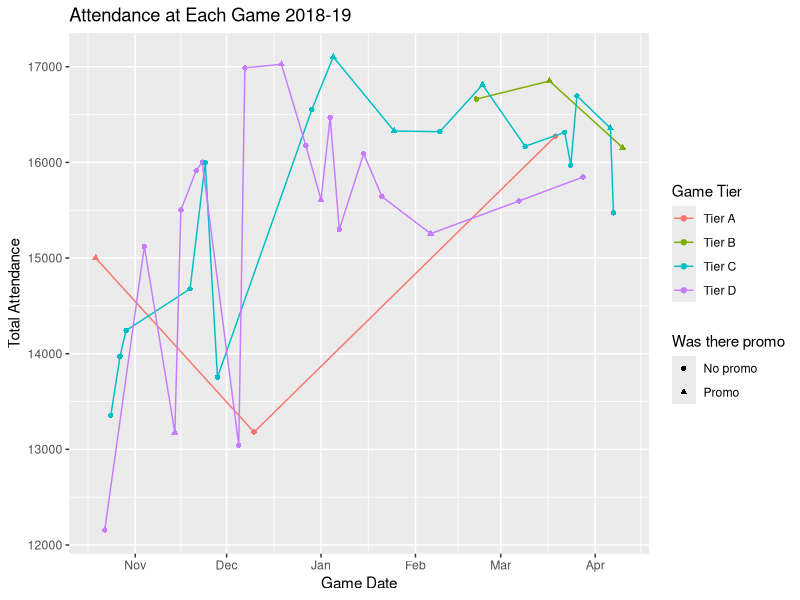
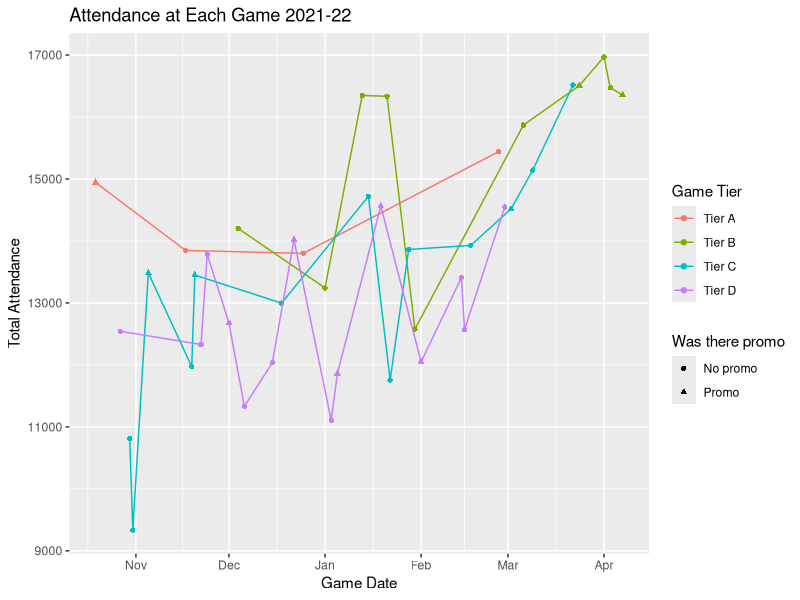
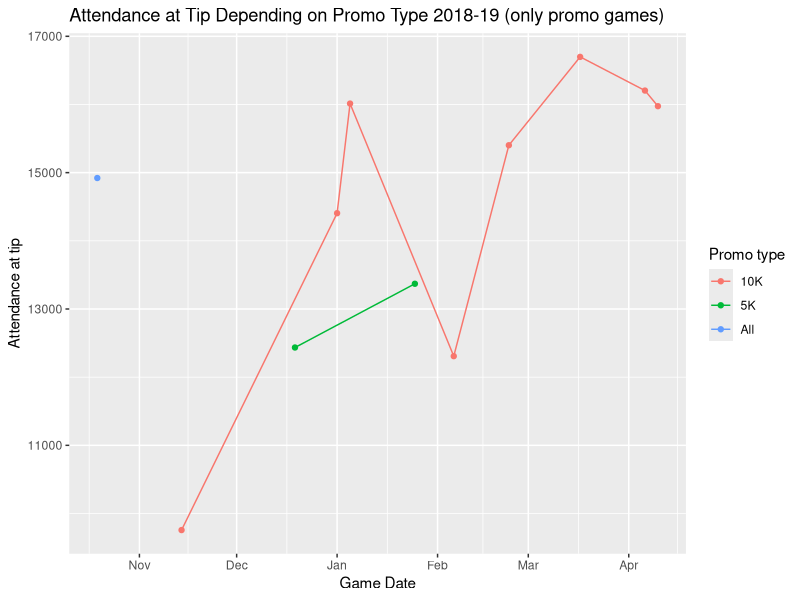
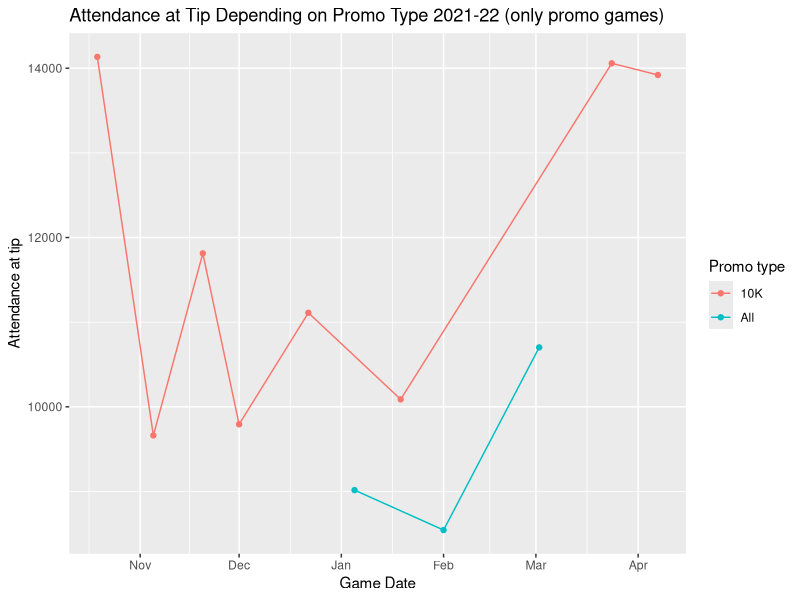
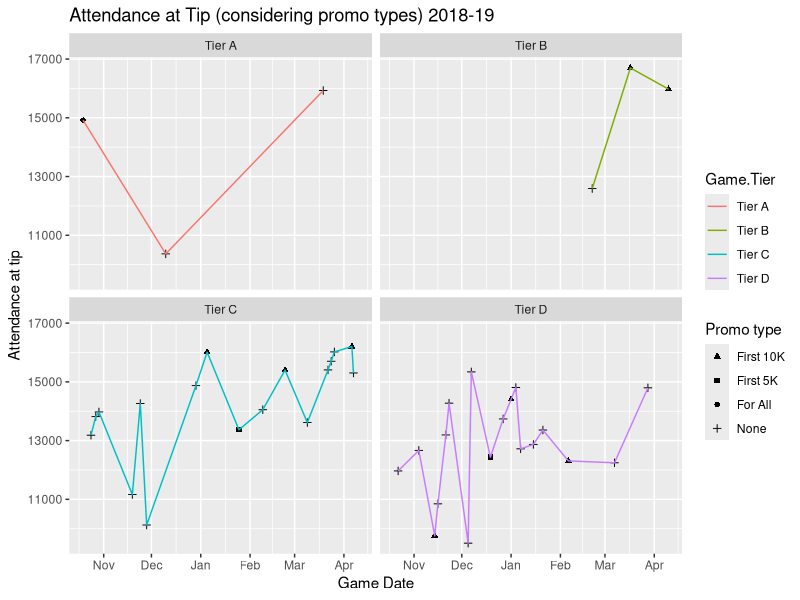
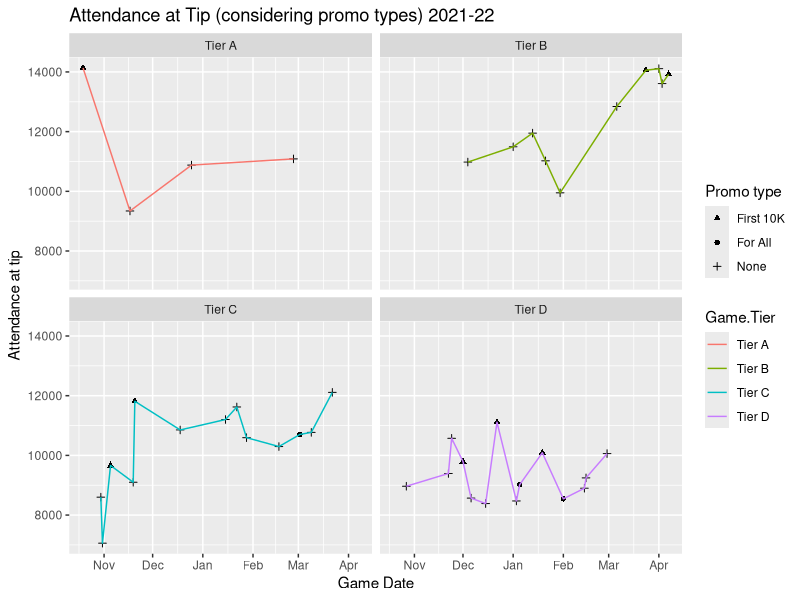
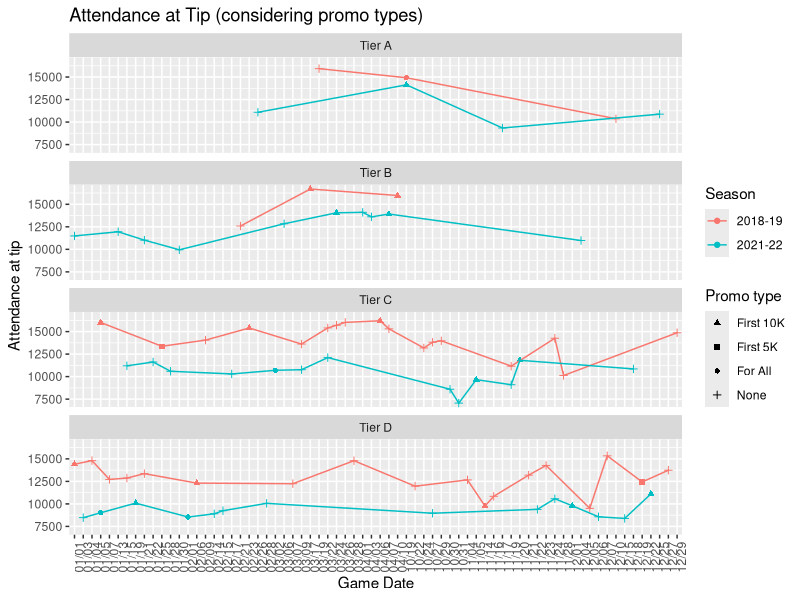

Reproduce these figures in R, in order.
## ---- chunk 1
knitr::opts_chunk$set(echo = TRUE)
library(ggplot2)
library(tidyverse)
library(stringr)
library(base)
library(lubridate)

#import csvs
season18_19 <- read.csv("hackathon-business-track/data/hackathon_2018_19_attendance.csv")
season21_22 <- read.csv("hackathon-business-track/data/hackathon_2021_22_attendance.csv")
seasonboth <- rbind(season18_19, season21_22)
## ---- chunk 2
att_timeline_18_19 <- season18_19 %>%
  select(Game.Date, Game.Tier, Total.Attendance, Promo) %>%
  mutate(Game.Date = as.Date(Game.Date, "%m/%d/%Y")) %>%
  mutate(if_promo = case_when(Promo == "" ~ "No promo",
                              TRUE ~ "Promo"))
## ---- chunk 3
att_timeline_21_22 <- season21_22 %>%
  select(Game.Date, Game.Tier, Total.Attendance, Promo) %>%
  mutate(Game.Date = as.Date(Game.Date, "%m/%d/%Y")) %>%
  mutate(if_promo = case_when(Promo == "" ~ "No promo",
                              TRUE ~ "Promo"))
## ---- chunk 4
ggplot(data = att_timeline_18_19, 
       aes(x = Game.Date, y = Total.Attendance, color = Game.Tier, shape = if_promo)) + 
  geom_point() + 
  geom_line(aes(x = Game.Date, y = Total.Attendance, color = Game.Tier), inherit.aes = FALSE) +
  # Add labels
  labs(title = "Attendance at Each Game 2018-19",
       x = "Game Date", 
       y = "Total Attendance", 
       color = "Game Tier", 
       shape = "Was there promo")
## ---- chunk 5
ggplot(data = att_timeline_21_22, 
       aes(x = Game.Date, y = Total.Attendance, color = Game.Tier, shape = if_promo)) + 
  geom_point() + 
  geom_line(aes(x = Game.Date, y = Total.Attendance, color = Game.Tier), inherit.aes = FALSE) +
  # Add labels
  labs(title = "Attendance at Each Game 2021-22",
       x = "Game Date", 
       y = "Total Attendance", 
       color = "Game Tier", 
       shape = "Was there promo")
## ---- chunk 6
tip_timeline_18_19 <- season18_19 %>%
  select(Game.Date, Attendance.at.tip, Promo, Note) %>%
  mutate(Game.Date = as.Date(Game.Date, "%m/%d/%Y")) %>%
  mutate(if_promo = case_when(Promo == "" ~ "No promo",
                              TRUE ~ "Promo")) %>%
  filter(if_promo == "Promo") %>%
  mutate(type_promo = case_when(str_detect(Note, "5K") ~ "5K",
                                str_detect(Note, "10K") ~ "10K", 
                                TRUE ~ "All"))
## ---- chunk 7
ggplot(data = tip_timeline_18_19, 
       aes(x = Game.Date, y = Attendance.at.tip, color = type_promo)) + 
  geom_point() + 
  geom_line() +
  # Add labels
  labs(title = "Attendance at Tip Depending on Promo Type 2018-19 (only promo games)",
       x = "Game Date", 
       y = "Attendance at tip", 
       color = "Promo type")
## ---- chunk 8
tip_timeline_21_22 <- season21_22 %>%
  select(Game.Date, Attendance.at.tip, Promo, Note) %>%
  mutate(Game.Date = as.Date(Game.Date, "%m/%d/%Y")) %>%
  mutate(if_promo = case_when(Promo == "" ~ "No promo",
                              TRUE ~ "Promo")) %>%
  filter(if_promo == "Promo") %>%
  mutate(type_promo = case_when(str_detect(Note, "5K") ~ "5K",
                                str_detect(Note, "10K") ~ "10K", 
                                TRUE ~ "All"))
## ---- chunk 9
ggplot(data = tip_timeline_21_22, 
       aes(x = Game.Date, y = Attendance.at.tip, color = type_promo)) + 
  geom_point() + 
  geom_line() +
  # Add labels
  labs(title = "Attendance at Tip Depending on Promo Type 2021-22 (only promo games)",
       x = "Game Date", 
       y = "Attendance at tip", 
       color = "Promo type")
## ---- chunk 10
promo_timeline_18_19 <- season18_19 %>%
  select(Game.Date, Game.Tier, Attendance.at.tip, Promo, Note) %>%
  mutate(Game.Date = as.Date(Game.Date, "%m/%d/%Y")) %>%
  mutate(if_promo = case_when(Promo == "" ~ "No promo",
                              TRUE ~ "Promo")) %>%
  mutate(type_promo = ifelse(if_promo == "Promo",
                             case_when(str_detect(Note, "5K") ~ "First 5K",
                                       str_detect(Note, "10K") ~ "First 10K", 
                                       TRUE ~ "For All"), "None"))
  # factor(type_promo, levels = c("None", "For All", "First 10K", "First 5K"), ordered = TRUE)
## ---- chunk 11
shapes <- c(3, 16, 17, 15)
names(shapes) <- c("None", "For All", "First 10K", "First 5K")

ggplot(data = promo_timeline_18_19, 
       aes(x = Game.Date, y = Attendance.at.tip, shape = type_promo)) + 
  geom_point() + 
  geom_line(aes(x = Game.Date, y = Attendance.at.tip, color = Game.Tier), 
            inherit.aes = FALSE) +
  scale_shape_manual(values = shapes) +
  # Add labels
  labs(title = "Attendance at Tip (considering promo types) 2018-19",
       x = "Game Date", 
       y = "Attendance at tip", 
       shape = "Promo type") +
  facet_wrap(vars(Game.Tier)) 
## ---- chunk 12
promo_timeline_21_22 <- season21_22 %>%
  select(Game.Date, Game.Tier, Attendance.at.tip, Promo, Note) %>%
  mutate(Game.Date = as.Date(Game.Date, "%m/%d/%Y")) %>%
  mutate(if_promo = case_when(Promo == "" ~ "No promo",
                              TRUE ~ "Promo")) %>%
  mutate(type_promo = ifelse(if_promo == "Promo",
                             case_when(str_detect(Note, "5K") ~ "First 5K",
                                       str_detect(Note, "10K") ~ "First 10K", 
                                       TRUE ~ "For All"), "None")) 

  #type_promo <- factor(levels = c("None", "For All", "First 10K", "First 5K"), ordered = TRUE)
## ---- chunk 13
shapes <- c(3, 16, 17, 15)
names(shapes) <- c("None", "For All", "First 10K", "First 5K")

ggplot(data = promo_timeline_21_22, 
       aes(x = Game.Date, y = Attendance.at.tip, shape = type_promo)) + 
  geom_point() + 
  geom_line(aes(x = Game.Date, y = Attendance.at.tip, color = Game.Tier), 
            inherit.aes = FALSE) +
  scale_shape_manual(values = shapes) +
  # Add labels
  labs(title = "Attendance at Tip (considering promo types) 2021-22",
       x = "Game Date", 
       y = "Attendance at tip", 
       shape = "Promo type") +
  facet_wrap(vars(Game.Tier))
## ---- chunk 14
promo_timeline <- seasonboth %>%
  select(Season, Game.Date, Game.Tier, Attendance.at.tip, Promo, Note) %>%
  mutate(Date = Game.Date) %>%
  separate(col = Date, into = c("Month", "Day", "Year"), sep = "/") %>%
  select(-c(Month, Day)) %>%
  mutate(Game.Date = as.Date(Game.Date, "%m/%d/%Y")) %>%
  mutate(month_day = format(as.Date(Game.Date), "%m/%d")) %>%
  select(-Game.Date) %>%
  mutate(if_promo = case_when(Promo == "" ~ "No promo",
                              TRUE ~ "Promo")) %>%
  mutate(type_promo = ifelse(if_promo == "Promo",
                             case_when(str_detect(Note, "5K") ~ "First 5K",
                                       str_detect(Note, "10K") ~ "First 10K", 
                                       TRUE ~ "For All"), "None")) 
## ---- chunk 15
shapes <- c(3, 16, 17, 15)
names(shapes) <- c("None", "For All", "First 10K", "First 5K")

ggplot(data = promo_timeline, 
       aes(x = month_day, y = Attendance.at.tip, shape = type_promo, color = Season, group = Season)) + 
  geom_point() + 
  geom_line() +
  scale_shape_manual(values = shapes) +
  #scale_color_manual(values = colors) +
  # Add labels
  labs(title = "Attendance at Tip (considering promo types)",
       x = "Game Date", 
       y = "Attendance at tip", 
       shape = "Promo type") +
  facet_wrap(~Game.Tier, ncol = 1) +
  theme(axis.text.x = element_text(angle = 90, hjust = 1))
